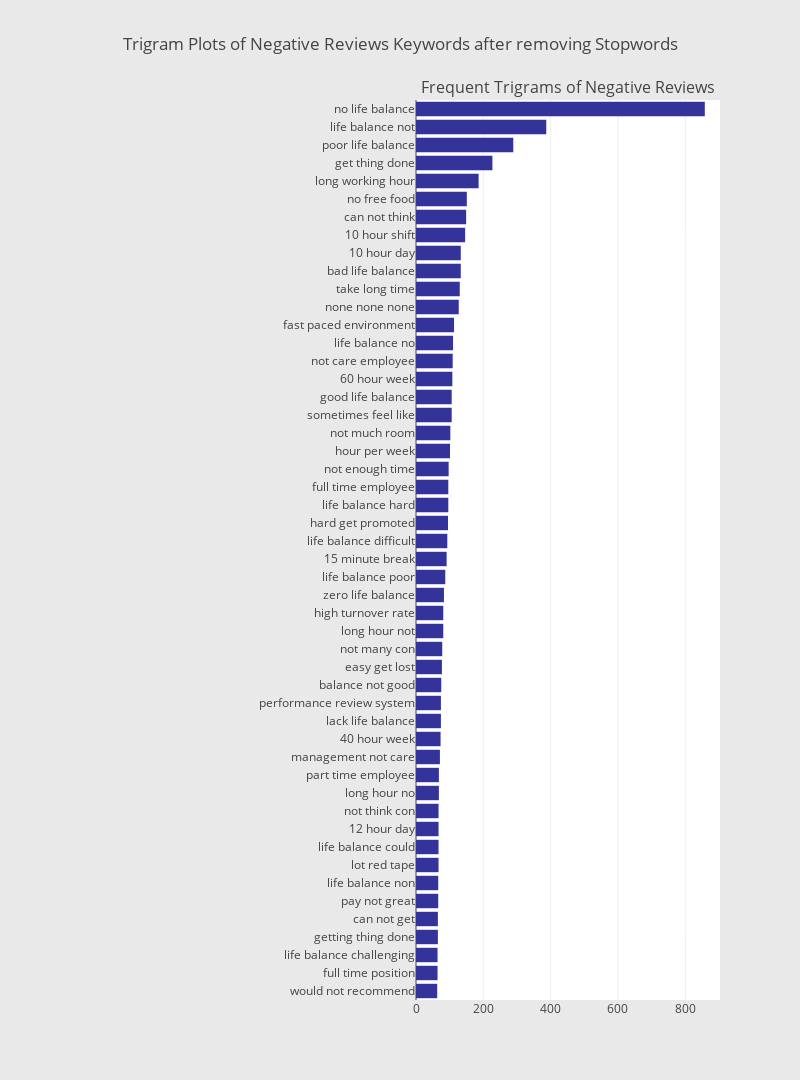

Write notebook code for a chart like this one.
### Code cell
# Plotting the trigram plot (Cons)
trigram_dict = defaultdict(int)

for sentence in reviews_df["Reviews"]:
    if len(sentence) > 1:
        trigram = ngrams(sentence, 3)
        for gram in trigram:
            trigram_dict[" ".join([g for g in gram])] += 1
        
fd_sorted = pd.DataFrame(sorted(trigram_dict.items(), key=lambda x: x[1])[::-1])
fd_sorted.columns = ["word", "wordFreq"]
sym_3 = horizontal_bar_chart(fd_sorted.head(50), '#333399')
                             
fig = tools.make_subplots(
        rows=1, 
        cols=2, 
        vertical_spacing=0.04,
        horizontal_spacing=0.05,
        subplot_titles=["", "Frequent Trigrams of Negative Reviews"])
fig.append_trace(sym_3, 1, 2)
fig['layout'].update(
        height=1080, 
        width=800, 
        paper_bgcolor='rgb(233,233,233)', 
        title="Trigram Plots of Negative Reviews Keywords after removing Stopwords")
plotly.offline.iplot(fig) # jupyter notebook only

### Figure 1 — Plotly figure (JSON) as saved in the notebook; plotly's stock layout.template omitted (floating-point values rounded to 4 significant figures)
{"data": [{"marker": {"color": "#333399"}, "orientation": "h", "showlegend": false, "type": "bar", "uid": "f4f1c0e2-4365-4042-b80a-48d793da6536", "x": [63, 64, 64, 65, 65, 66, 66, 67, 67, 67, 67, 68, 68, 71, 73, 74, 74, 75, 77, 78, 81, 81, 83, 87, 91, 93, 95, 96, 96, 97, 101, 102, 106, 106, 108, 109, 110, 113, 127, 130, 133, 133, 146, 149, 151, 186, 227, 289, 387, 858], "xaxis": "x2", "y": ["would not recommend", "full time position", "life balance challenging", "getting thing done", "can not get", "pay not great", "life balance non", "lot red tape", "life balance could", "12 hour day", "not think con", "long hour no", "part time employee", "management not care", "40 hour week", "lack life balance", "performance review system", "balance not good", "easy get lost", "not many con", "long hour not", "high turnover rate", "zero life balance", "life balance poor", "15 minute break", "life balance difficult", "hard get promoted", "life balance hard", "full time employee", "not enough time", "hour per week", "not much room", "sometimes feel like", "good life balance", "60 hour week", "not care employee", "life balance no", "fast paced environment", "none none none", "take long time", "bad life balance", "10 hour day", "10 hour shift", "can not think", "no free food", "long working hour", "get thing done", "poor life balance", "life balance not", "no life balance"], "yaxis": "y2"}], "layout": {"annotations": [{"font": {"size": 16}, "showarrow": false, "text": "Frequent Trigrams of Negative Reviews", "x": 0.7625, "xanchor": "center", "xref": "paper", "y": 1, "yanchor": "bottom", "yref": "paper"}], "height": 1080, "paper_bgcolor": "rgb(233,233,233)", "title": {"text": "Trigram Plots of Negative Reviews Keywords after removing Stopwords"}, "width": 800, "xaxis": {"anchor": "y", "domain": [0, 0.475]}, "xaxis2": {"anchor": "y2", "domain": [0.525, 1]}, "yaxis": {"anchor": "x", "domain": [0, 1]}, "yaxis2": {"anchor": "x2", "domain": [0, 1]}}}
